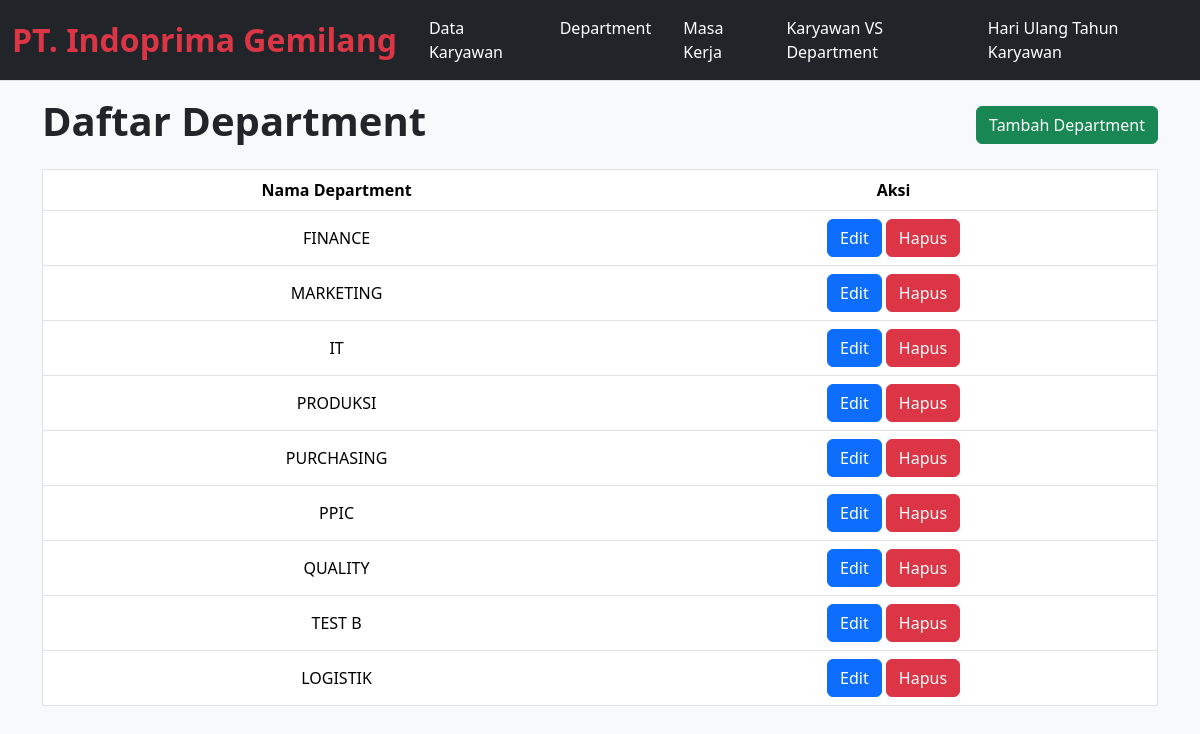
The app's page /index.php?entity=department with its own data.
### tables this page shows
CREATE TABLE `department` (
  `id` int NOT NULL,
  `nama_department` varchar(15) NOT NULL
);

### controllers/DepartmentController.php (called while the page is built, shortened)
<?php
require_once '../models/Department.php';
class DepartmentController
{
    private $department;
    public function __construct($db)
    {
        $this->department = new Department($db);
    }
    public function getAll()
    {
        $departments = $this->department->getAllDepartments();
        include '../views/department/index.php';
    }
}

### models/Department.php (called while the page is built, shortened)
<?php
class Department
{
    private $conn;
    public function __construct($db)
    {
        $this->conn = $db;
    }
    public function getAllDepartments()
    {
        $sql = "SELECT * FROM department";
        $stmt = $this->conn->query($sql);
        return $stmt->fetchAll(PDO::FETCH_ASSOC);
    }
}

### views/department/index.php (the view, shortened to what this page needs)
<?php
$title = 'Daftar Department';
include '../views/layout/header.php';
?>
<section class="container mx-auto">
    <div class="d-flex justify-content-between align-items-center my-3">
        <h1 class="text-start fw-bold"><?php echo $title; ?></h1>
        <a href="index.php?entity=department&add=true" class="btn btn-success">
            Tambah Department
        </a>
    </div>
    <table class="table table-hover border">
        <thead class="text-center">
            <tr>
                <th>Nama Department</th>
                <th>Aksi</th>
            </tr>
        </thead>
        <tbody class="text-center align-middle">
            <?php if (!empty($departments)) : ?>
                <?php foreach ($departments as $department) : ?>
                    <tr>
                        <td><?php echo htmlspecialchars($department['nama_department']); ?></td>
                        <td>
                            <a class="btn btn-primary" href="index.php?entity=department&edit=<?php echo urlencode($department['id']); ?>">Edit</a>
                            <form action="index.php?entity=department" method="POST" style="display:inline;" onsubmit="return confirm('Yakin ingin menghapus?');">
                                <button type="submit" class="btn btn-danger">Hapus</button>
                            </form>
                        </td>
                    </tr>
                <?php endforeach; ?>
            <?php else : ?>
                <tr>
                    <td colspan="3">Tidak ada data department.</td>
                </tr>
            <?php endif; ?>
        </tbody>
    </table>
</section>
<?php
include '../views/layout/footer.php';
?>

### records on screen
department: nama_department "FINANCE"
department: nama_department "MARKETING"
department: nama_department "IT"
department: nama_department "PRODUKSI"
department: nama_department "PURCHASING"
department: nama_department "PPIC"
department: nama_department "QUALITY"
department: nama_department "TEST B"
department: nama_department "LOGISTIK"

### other values on screen
$title "Daftar Department"
